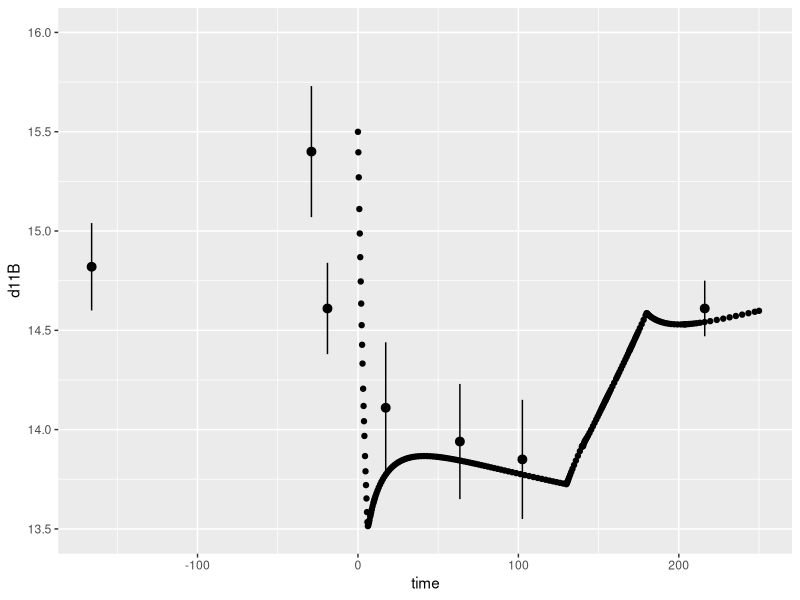

The R source for this figure:
###
### Dustin T. Harper - 8 April, 2022 
###
### Compute planktic foraminiferal d18O, Mg/Ca, and d11B from seawater chem (d11Bsw, d18Osw, [Ca], [Mg], and [SO4]),
### STP, and marine carb chem
### 
### This version reads in lines of individual environmental parameters values and produces predicted foram 
### geochemistry. It does not include stochastic sampling of environmental parameter pdfs
###

#################################################################################################################################
# READ IN csv data file with salinity, temp, pressure, seawater chem and marine carb chem data
library(tidyverse)
input_data <- read_csv(file = "input_data.csv")
time <- input_data[,1]      # default axis label is in kyr
sal <- input_data[,2]       # ppt
tempC <- input_data[,3]     # temp in C
temp <- tempC+273.15        # temp in K
press <- input_data[,4]     # bar
xca <- input_data[,5]       # [Ca] (mmol kg^-1)
xca <- xca/(10^3)           # [Ca] (mol kg^-1)
xmg <- input_data[,6]       # [Mg] (mmol kg^-1)
xmg <- xmg/(10^3)           # [Mg] (mol kg^-1)
mgcasw <- (xmg/xca)         # Seawater Mg/Ca 
xso4 <- input_data[,7]      # [SO4] (mmol kg^-1)
d11Bsw <- input_data[,8]    # d11B of seawater (per mille SRM-951) 
d18Osw <- input_data[,9]    # d18O of seawater (per mille SMOW) 
pco2 <- input_data[,10]     # atmospheric pCO2 (uatm)
pco2 <- pco2*(10^-6)        # atmospheric pCO2 (atm)
co3 <- input_data[,11]      # seawater [CO3] (umol kg^-1)
co3 <- co3*(10^-6)          # seawater [CO3] (mol kg^-1)

#################################################################################################################################


#################################################################################################################################
# INPUT FOR MODERN VALUES USED, CORRECTIONS APPLIED, CALIBRATION APPROACH 

# Set modern concentrations for Mg, Ca, and SO4
xcam <- 10.2821 # modern [Ca] (mmol kg^-1)
xmgm <- 52.8171 # modern [Mg] (mmol kg^-1)
xso4m <- 28.24  # modern [SO4] (mmol kg^-1)
mgcaswm <- xmgm/xcam # modern Mg/Ca of seawater

# Set the vital effect correction (i.e., d11B of borate to d11B of foram)
m <- 0.88
c <- 1.73 - 0.8  # adjusted to align to d11B PETM data 

# Set fractionation factor 
alpha <- 1.0272              # Klochko et al. (2006)
epsilon <- (alpha - 1)*1000  # Compute epsilon from alpha

# Select if apporach follows (0) Holland et al., 2020 (DIC-corrected), 
# OR (1) Hollis et al., 2019 (pH-corrected) for Mg/Ca-SST
sstapp <- 0

# Holland et al., 2020 input: A (Ap), B(Bp), C(Cp), D(Dp), E(Ep) species/seawater specific parameters 
    # Default input follows O. universa calibration (ie Fig 4A) following paleogene application in paper
    # See paper for calibration uncertainties
Ap <- 0.785
Bp <- 0.338
Cp <- 22.762
Dp <- 0.087
Ep <- -0.27 # E modified following Holland et al., 2020 PETM example calc

# Hollis et al., 2019 input: set H, B and A values (i.e., Evans et al., 2012, 2016b)
    # See paper for calibration uncertainties 
Hp <- 0.41    # nonlinearity of the relationship b/w shell and Mg/Casw (Evans and Muller 2012, T. sacculifer)
Bmod <- 0.38  # modern pre-exponential constant in Mg/Ca-SST calibration (Anand et al., 2003) 
A <- 0.09     # Exponenital constant in Mg/Ca-SST calibration (Anand et al., 2003)

#################################################################################################################################


#################################################################################################################################
# CARB CHEM EQUILIBRIUM CONSTANT CALCULATIONS FOLLOWING ZEEBE AND TYRRELL (2019)

# Calculate equil. constants using salinity and temp:
Ks1m_st <-exp(2.83655-2307.1266/temp-1.5529413*(log(temp))-((0.20760841+4.0484/temp)*sqrt(sal))+0.0846834*sal-0.00654208*(sal^1.5)+log(1-(0.001005*sal)))
Ks2m_st <- exp(-9.226508-3351.6106/temp-0.2005743*(log(temp))-((0.106901773+23.9722/temp)*sqrt(sal))+0.1130822*sal-0.00846934*(sal^1.5)+log(1-(0.001005*sal)))
logKsspcm_st <- ((-171.9065-0.077993*temp+2839.319/temp+71.595*(log10(temp))+(-0.77712+0.0028426*temp+178.34/temp)*(sal^0.5)-0.07711*sal+0.0041249*(sal^1.5)))
Ksspcm_st <- 10^(logKsspcm_st)
lnKsB_st <- ((-8966.9-2890.53*sal^0.5-77.942*sal+1.728*sal^1.5-0.0996*sal^2)/temp)+148.0248+137.1942*sal^0.5+1.62142*sal-(24.4344+25.085*sal^0.5+0.2474*sal)*(log(temp))+(0.053105*sal^0.5*temp)
KsB_st <- exp(lnKsB_st)
Ksw_st <- exp(148.96502-13847.26/temp-23.6521*(log(temp))+(118.67/temp-5.977+1.0495*(log(temp)))*(sal^0.5)-0.01615*sal)
K0 <- exp(9345.17/temp-60.2409+23.3585*(log(temp/100))+sal*(0.023517-0.00023656*temp+0.0047036*((temp/100)^2)))


# Adjust equil. constants for the effect of pressure (Millero 1995):
delV1 <- (-25.50)+0.1271*tempC
delV2 <- (-15.82)+(-0.0219*tempC)
delVspc <- (-48.76)+(0.5304*tempC)
delVB <- (-29.48)+0.1622*tempC+(2.608/1000)*tempC^2
delVw <- (-25.60)+0.2324*tempC+(-3.6246/1000)*tempC^2

delk1 <- (-3.08/1000)+(0.0877/1000)*tempC
delk2 <- (1.13/1000)+(-0.1475/1000)*tempC
delkspc <- (-11.76/1000)+(0.3692/1000)*tempC
delkB <- -2.84/1000
delkw <- (-5.13/1000)+(0.0794/1000)*tempC

R <- 83.131 # constant (cm^3 bar mol^-1 K^-1)

Ks1m <- (exp(-((delV1/(R*temp))*press)+((0.5*delk1)/(R*temp))*press^2))*Ks1m_st
Ks2m <- (exp(-((delV2/(R*temp))*press)+((0.5*delk2)/(R*temp))*press^2))*Ks2m_st
Ksspcm <- (exp(-((delVspc/(R*temp))*press)+((0.5*delkspc)/(R*temp))*press^2))*Ksspcm_st
KsB <- (exp(-((delVB/(R*temp))*press)+((0.5*delkB)/(R*temp))*press^2))*KsB_st
Ksw <- (exp(-((delVw/(R*temp))*press)+((0.5*delkw)/(R*temp))*press^2))*Ksw_st


# K*1, K*2, and K*spc are corrected for past seawater [Ca], [Mg], and [SO4] following ZT19:

# Define ZT19 table 2 sensitivity parameters (si_j)
s1_ca <- 5/1000
s1_mg <- 17/1000
s1_so4 <- 208/1000
s2_ca <- 157/1000
s2_mg <- 420/1000
s2_so4 <- 176/1000
sspc_ca <- 185/1000
sspc_mg <- 518/1000
sspc_so4 <- 106/1000

# Compute K*is for past seawater composition 
Ks1 <- Ks1m*(1+(s1_ca*(xca/xcam-1)+s1_mg*(xmg/xmgm-1)+s1_so4*(xso4/xso4m-1)))
Ks2 <- Ks2m*(1+(s2_ca*(xca/xcam-1)+s2_mg*(xmg/xmgm-1)+s2_so4*(xso4/xso4m-1)))
Ksspc <- Ksspcm*(1+(sspc_ca*(xca/xcam-1)+sspc_mg*(xmg/xmgm-1)+sspc_so4*(xso4/xso4m-1)))


# Generate matrix of equilibrium constants: 
eqConst <- cbind(Ks1, Ks2, Ksspc, KsB, Ksw, K0)
colnames(eqConst) <- c("Ks1", "Ks2", "Ksspc", "KsB", "Ksw", "K0")
# Generate matrix of pK's:
pKs <- cbind(-(log10(Ks1)), -(log10(Ks2)), -(log10(Ksspc)), -(log10(KsB)), -(log10(Ksw)), -(log10(K0)))
colnames(pKs) <- c("pKs1", "pKs2", "pKsspc", "pKsB", "pKsw", "pK0")

#################################################################################################################################


#################################################################################################################################
# DETERMINE FORAMINIFERAL D18O, D11B, AND MG/CA 

# Compute pH and DIC from [co2] and [co3] 
fco2 <- pco2*0.9968
co2 <- fco2*K0
p4 <- -co3/Ks1/Ks2
p3 <- -co3/Ks2
p2 <- co2-co3
p1 <- co2*Ks1
p0 <- co2*Ks1*Ks2
pv <- cbind(p0, p1, p2, p3, p4)  
colnames(pv) <- c("p0", "p1", "p2", "p3", "p4")
rootsi <- apply(pv, 1,polyroot)
roots <- lapply(rootsi, function(x) {
  if (all(Im(z <- zapsmall(x))==0)) as.numeric(z) else x
})
rootm <- matrix(unlist(roots), ncol=4, byrow = TRUE)
rootdf <- data.frame(rootm[,1], rootm[,2], rootm[,3], rootm[,4])
colnames(rootdf) <- c("a", "b", "c", "d")
h <- data.frame(pmax(rootdf$a, rootdf$b, rootdf$c, rootdf$d))
dic <- co2*(1+Ks1/h+Ks1*Ks2/h/h)
dic <- dic
pH <- -log10(h)               


# Compute d11Bforam from pH and d11Bsw
pKsB <- -log10(KsB)
t1 <- 10^(pKsB-pH)
d11Bb <- ((t1*epsilon)-(t1*d11Bsw)-d11Bsw)/(-((t1*alpha)+1))
d11Bf <- m*d11Bb + c

# Compute d18Oforam (Bemis et al., 1998; Kim and O'Neil et al., 1997; Hollis et al., 2019)
d18Oswpdb <- d18Osw -0.27
d18Of <- d18Oswpdb + ((4.64-(((4.64^2)-(4*0.09*(16.1-tempC)))^0.5))/(2*0.09))

# Compute d18Oforam using salintiy-derived d18Osw (Anand et al., 2003)
d18Oswsal <- (-19.264+(0.558*sal))-0.27 # includes conversion factor (0.27) for SMOW to PDB
d18Ofsal <- d18Oswsal + ((4.64-(((4.64^2)-(4*0.09*(16.1-tempC)))^0.5))/(2*0.09))

# Compute Mg/Caforam following Hollis et al. (2019) Mg/Ca carb chem correction approach
if(sstapp > 0){
Bcorr <- ((mgcasw^Hp)/(mgcaswm^Hp)) * Bmod
mgca_corr <- Bcorr*(e^(A*tempC))
mgca_sal <- mgca_corr / (1-(8.05-pH)*0.070)  
mgcaf <- mgca_sal / (1-(sal-35)*0.042)}

# Compute Mg/Caforam following Holland et al. (2020) Mg/Ca carb chem correction approach
if(sstapp < 1){
mgcaf <- mgcasw^Ap*dic^Bp*(exp(Cp*xca+Dp*tempC+Ep))}

# Generate matrix of predeicted foram pseudo-data 
foram_pred <- cbind(time, d18Of, d18Ofsal, mgcaf, d11Bf)
colnames(foram_pred) <- c("time", "d18O", "d18Ofsal", "Mg/Ca", "d11B")

#################################################################################################################################


#################################################################################################################################
# PLOT TIME SERIES OF PREDICTED FORAM VALUES

# Currently comparing 4500 Gt C release LOSCAR simulation (input_data) to PETM foram data 

library(dplyr)
library(ggplot2)

# d11B simulation and forward model versus PETM data (M. velascoensis and A. soldadoensis)
PETM_Mvel <- read_csv(file = "PETM_Mvel.csv")
PETM_Asol <- read_csv(file = "PETM_Asol.csv")
datatime <- PETM_Mvel[,1]
datatime <- unlist(datatime)
d11Bmvel <- PETM_Mvel[,2]
d11Bmvel <- unlist(d11Bmvel)
d11Bmvelp <- PETM_Mvel[,3]
d11Bmvelp <- unlist(d11Bmvelp)
d11Bmvelm <- PETM_Mvel[,4]
d11Bmvelm <- unlist(d11Bmvelm)
datatime2 <- PETM_Asol[,1]
datatime2 <- unlist(datatime2)
d11Basol <- PETM_Asol[,2]
d11Basol <- unlist(d11Basol)
d11Basolp <- PETM_Asol[,3]
d11Basolp <- unlist(d11Basolp)
d11Basolm <- PETM_Asol[,4]
d11Basolm <- unlist(d11Basolm)
PETM_Mvel <- tibble(datatime, d11Bmvel, d11Bmvelp, d11Bmvelm)
PETM_Asol <- tibble(datatime2, d11Basol, d11Basolp, d11Basolm)

ggplot() + geom_point(data = foram_pred, mapping = aes(x=time, y=d11B)) +
geom_pointrange(data = PETM_Asol, mapping = aes(x=datatime2, y=d11Basol, ymin=d11Basolm, ymax=d11Basolp)) +
ylim(13.5,16)


# # Mg/Ca comparison
# PETM_MvelMg <- read_csv(file = "PETM_MvelMg.csv")
# 
# datatimeMg <- PETM_MvelMg[,1]
# datatimeMg <- unlist(datatimeMg)
# mvelMg <- PETM_MvelMg[,2]
# mvelMg <- unlist(mvelMg)
# mvelpMg<- PETM_MvelMg[,3]
# mvelpMg <- unlist(mvelpMg)
# mvelmMg <- PETM_MvelMg[,4]
# mvelmMg <- unlist(mvelmMg)
# pH <- unlist(pH)
# PETM_MvelMg <- tibble(datatimeMg, d11BmvelMg, d11BmvelpMg, d11BmvelmMg)
# time <- unlist(time)
# mgcaf <- unlist(mgcaf)
# 
# ggplot() + geom_point(data = foram_pred, mapping = aes(x=time, y=d11B)) +
#   geom_pointrange(data = PETM_MvelMg, mapping = aes(x=datatimeMg, y=mvelMg, ymin=mvelmMg, ymax=mvelpMg)) +
#   ylim(2,6)
# 
# 
# # pH and d11B comparison plots for 100 Myr ZT19 record (file = input_data_ZT19.csv)
# ggplot() + geom_point(data = foram_pred, mapping = aes(x=time, y=pH)) +
#   ylim(7,9)
# 
# ggplot() + geom_point(data = foram_pred, mapping = aes(x=time, y=d11B)) +
#   ylim(0,20)

